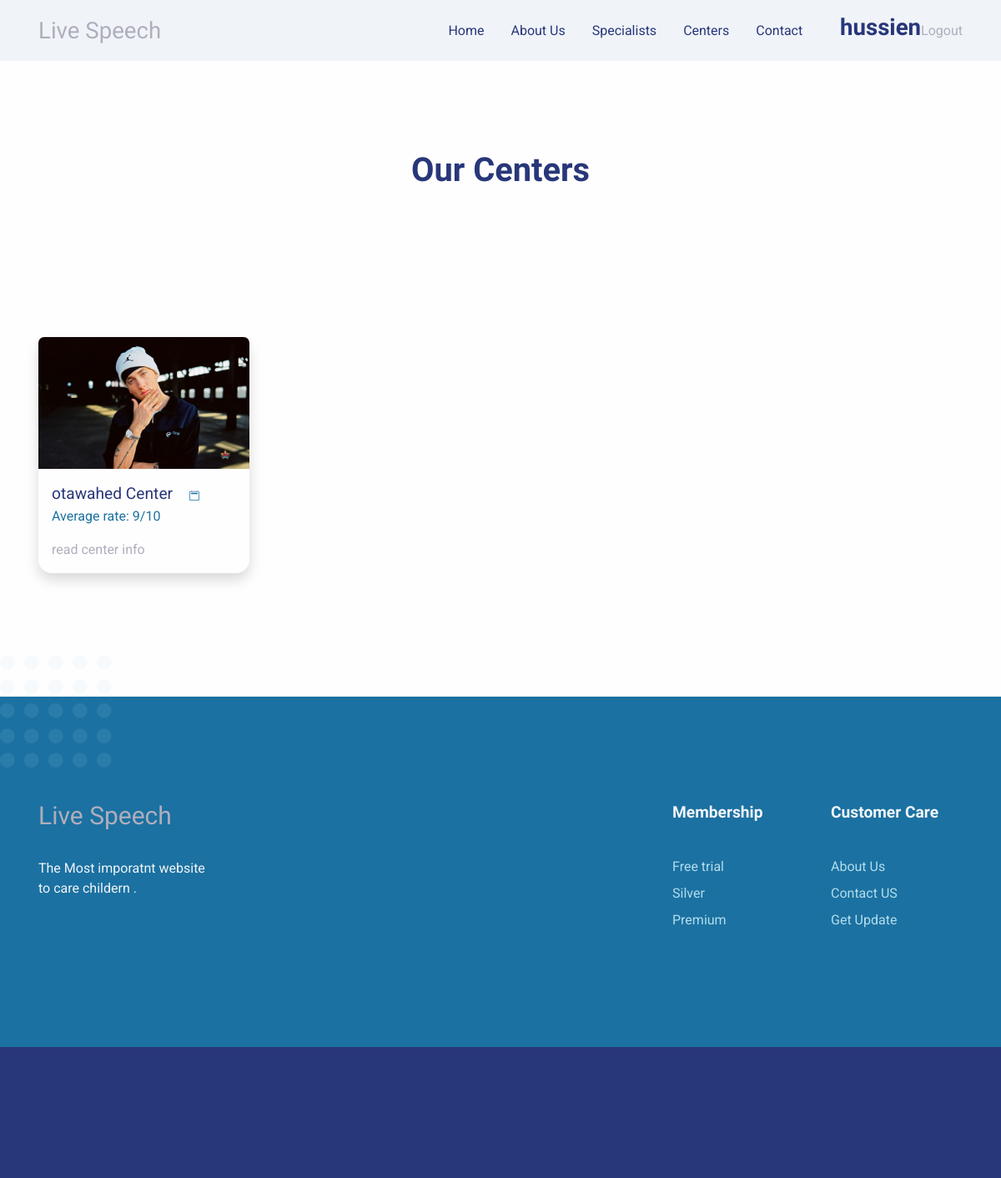
Screenshot of /centers/ (signed in) with the database file from the repository.
### users/models.py (models this page shows)
class User(AbstractUser):
    email = models.EmailField(
        verbose_name="email address",
        max_length=255,
        unique=True,
        null=False,
    )
    username = models.CharField(
        _("username"),
        max_length=255,
        unique=False,
        null=False,
    )
    first_name = models.CharField(_("first name"), max_length=150, null=True, blank=False)
    last_name = models.CharField(_("last name"), max_length=150, null=True, blank=True)
    objects = UserManager()
    USERNAME_FIELD = 'email'
    REQUIRED_FIELDS = ['username']
    def is_client(self) -> bool:
        try:
            Client.objects.get(id=self.id)
            return True
        except:
            return False
    def is_center(self) -> bool:
        try:
            Center.objects.get(id=self.id)
            return True
        except:
            return False
    def is_specialist(self) -> bool:
        try:
            Specialist.objects.get(id=self.id)
            return True
        except:
            return False

class Center(User):
    excerpt = models.CharField(max_length=100, null=True, blank=True)
    description = HTMLField(null=True, blank=True)  # TextField inside
    experience = models.IntegerField(null=True, blank=True)
    image = models.ImageField(
        upload_to='images/centers/profile_images/',
        default='images/centers/default-placeholder.png',
    )
    is_subscribed = models.BooleanField(default=False)
    REQUIRED_FIELDS = ['username']
    def get_absolute_url(self):
        return reverse('center-details', args=[self.id])
    class Meta:
        verbose_name = 'center'

### centers/views.py (the view)
# urls.py: path('', views.centers_list, name='centers-list'),
def centers_list(request):
    centers = Center.objects.all()
    return render(request, 'centers/centers-list.html', {'centers': centers})

### users/context_processors.py (called while the page is built)
def users(request):
    return {
        'clients': models.User.objects.filter(id__in=models.Client.objects.all()),
        'centers': models.User.objects.filter(id__in=models.Center.objects.all()),
        'specialists': models.User.objects.filter(id__in=models.Specialist.objects.all()),
    }

def user_chats(request):
    if request.user.is_specialist():
        specialist = models.Specialist.objects.get(id=request.user.id)
        room = specialist.rooms.all()[0] or None
        if room:
            room = room.get_absolut_url()
    elif request.user.is_client():
        client = models.Client.objects.get(id=request.user.id)
        room = client.rooms.all()[0] or None
        if room:
            room = room.get_absolut_url()
    else:
        room = None
    return {
        'chats': room,
    }

### centers/templates/centers/centers-list.html (shortened to what this page needs)
{% extends 'base.html' %}
{% load static %}
{% block inner-content %}
    <section class="py-5">
        <div class="container">
            <div class="row">
                <div class="col-12 py-3">
                </div>
                <h1 class="text-center"> Our Centers</h1>
            </div>
        </div>
    </section>
    <section>
        <div class="container">
            <div class="row">
                {% for center in centers %}
                <div class="col-sm-6 col-lg-3 mb-4">
                    <div class="card h-100 shadow card-span rounded-3">
                        <img class="card-img-top rounded-top-3" src="{{ center.image.url }}" alt="news"/>
                        <div class="card-body">
                            <span class="fs-lg-1 text-primary me-3">{{ center.username }} Center</span>
                            <p>Average rate: 9/10</p>
                            <a class="stretched-link" href="{{ center.get_absolute_url }}">read center info</a>
                        </div>
                    </div>
                </div>
                {% endfor %}
            </div>
        </div>
    </section>
{% endblock %}

### templates/includes/header.html (shortened to what this page needs)
<nav class="navbar navbar-expand-lg navbar-light fixed-top py-3 d-block"
     data-navbar-on-scroll="data-navbar-on-scroll">
    <div class="container"><a class="navbar-brand"> Live Speech</a>
        <div class="collapse navbar-collapse border-top border-lg-0 mt-4 mt-lg-0" id="navbarSupportedContent">
            <ul class="navbar-nav ms-auto pt-2 pt-lg-0 font-base">
                <li class="nav-item px-2"><a class="nav-link" href="{% url 'home' %}">Home</a></li>
                <li class="nav-item px-2"><a class="nav-link" aria-current="page" href="#about">About Us</a></li>
                <li class="nav-item px-2"><a class="nav-link" href="{% url 'specialists-list' %}">Specialists</a></li>
                <li class="nav-item px-2"><a class="nav-link" href="{% url 'centers-list' %}">Centers</a></li>
                <li class="nav-item px-2"><a class="nav-link" href="#findUs">Contact</a></li>
            </ul>
            {% if user.is_anonymous %}
                <a class="btn btn-sm btn-outline-primary rounded-pill order-1 order-lg-0 ms-lg-4" href="{% url 'login' %}">Login</a>
            {% else %}
                {% if user in specialists or user in clients %}
                    <h3 class="rounded-pill order-1 order-lg-0 ms-lg-4">{{ user.first_name }}</h3>
                    <a href="{% url 'logout' %}">Logout</a>
                {% else %}
                    <h3 class="rounded-pill order-1 order-lg-0 ms-lg-4">{{ user.username }}</h3>
                    <a href="{% url 'logout' %}">Logout</a>
                {% endif %}
            {% endif %}
        </div>
    </div>
</nav>

### rows the page displays
User: username "hussien"
Center: image (picture), username "otawahed"
